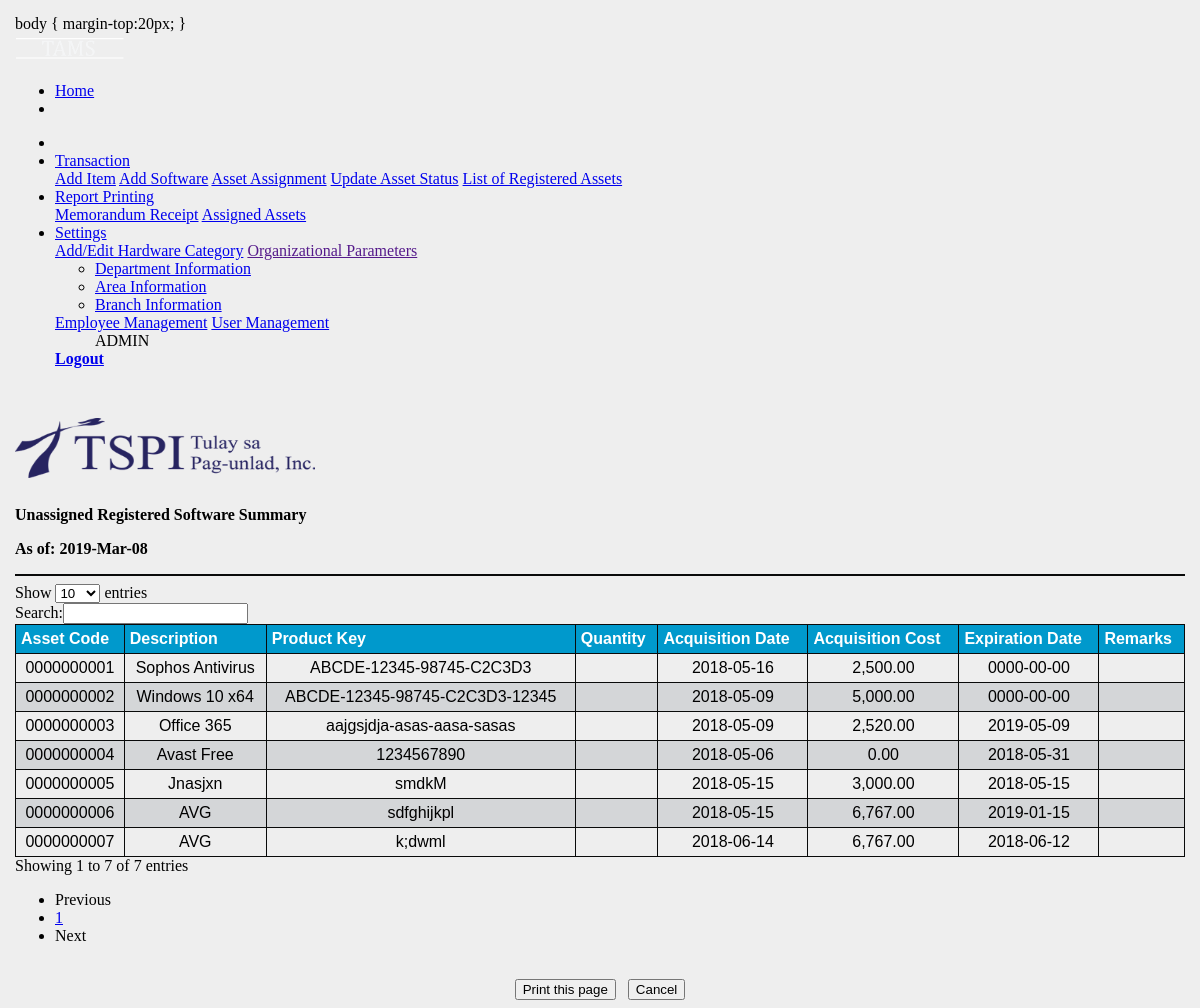
The page /reports/SoftwareAssets.php (signed in) on the database its author committed.
### tables this page shows
CREATE TABLE `tbl_swinfo` (
  `swassetid` int(10) NOT NULL,
  `swassetclass` varchar(5) NOT NULL,
  `swassetcat` varchar(20) NOT NULL,
  `swassetcode` varchar(10) NOT NULL,
  `swassetdesc` varchar(50) NOT NULL,
  `swprodkey` varchar(50) NOT NULL,
  `swacqdate` date NOT NULL,
  `swexpdate` date NOT NULL,
  `swacqcost` varchar(10) NOT NULL,
  `assetcat` varchar(20) NOT NULL,
  `swfinacode` varchar(15) NOT NULL,
  `swassigned` int(1) NOT NULL
);

### library/database.php (called while the page is built, shortened)
<?php
function dbQuery($sql)
{
	$result = mysql_query($sql) or die(mysql_error());
	return $result;
}
function dbFetchAssoc($result)
{
	return mysql_fetch_assoc($result);
}
?>

### reports/SoftwareAssets.php (the view, shortened to what this page needs)
<?php
$sqlsummary = "select * from tbl_swinfo order by swassetcode asc";
$resultsummary = dbQuery ($sqlsummary);
?>
<head>
</head>
<body>
<div class="container"
<?php include_once("include/navigation.php");?><br>
  	<p><img class="img-fluid" src="images/TSPI.png" height="60" width="300" align="left"/></p><br><br><br><br>
	<b><p>Unassigned Registered Software Summary</p></b>
	<b><p>As of: <?php echo date("Y-M-d");?></p></b>
	<hr class="line">
  <div class="table-responsive-sm">
    <table id="rpt">
	  <thead>
      <tr>
		<th>Asset Code</th>
		<th>Description</th>
		<th>Product Key</th>
		<th>Quantity</th>
        <th>Acquisition Date</th>
		<th>Acquisition Cost</th>
        <th>Expiration Date</th>
		<th>Remarks</th>
      </tr>
	  </thead>
	  </div>
		<?php
	while($row = dbFetchAssoc($resultsummary)) {
	extract($row);
	?>
	<td><center><?php echo $swclass,$swassetcode; ?></center></td>
	<td><center><?php echo ucfirst($swassetdesc); ?></center></td>
	<td><center><?php echo $swprodkey; ?></center></td>
	<td><center><?php echo $swqty; ?></center></td>
      <td><center><?php echo $swacqdate; ?></center></td>
	  <td><center><?php echo $swacqcost; ?></center></td>
	  <td><center><?php echo $swexpdate; ?></center></td>
	  <td><center><?php echo $status; ?></center></td>
	 <?php
	}
	?>
  </table><br>
<center><button onclick="myFunction()">Print this page</button>
&nbsp;&nbsp;<input name="btnCancel" type="button" id="btnCancel" class="button"  value="Cancel" onClick="window.location.href='index.php?chez=reports/assetsummary.php&tamsSummary';"></input></center>
  </div>
</body>

### reports/SoftwareAssets.php (style rules this page uses)
body { margin-top:15px; margin-left:15px; margin-right:15px;background-color:#EEEEEE; }
thead { font-family: arial;background-color: #ddccee; }
#rpt { font-family: "Trebuchet MS", Arial, Helvetica, sans-serif; border-collapse: collapse; width: 100%; }
#rpt td, #rpt th { border: 1px solid #090a0a; padding: 5px; }
#rpt th { padding-top: 5px; padding-bottom: 5px; text-align: left; background-color: #0099cc; color: white; }
.line { border: 1px solid #090a0a; }

### rows shown on the page
tbl_swinfo: swassetcode "0000000001", swassetdesc "Sophos Antivirus", swprodkey "ABCDE-12345-98745-C2C3D3", swacqdate "2018-05-16", swacqcost "2,500.00", swexpdate "0000-00-00"
tbl_swinfo: swassetcode "0000000002", swassetdesc "Windows 10 x64", swprodkey "ABCDE-12345-98745-C2C3D3-12345", swacqdate "2018-05-09", swacqcost "5,000.00", swexpdate "0000-00-00"
tbl_swinfo: swassetcode "0000000003", swassetdesc "Office 365", swprodkey "aajgsjdja-asas-aasa-sasas", swacqdate "2018-05-09", swacqcost "2,520.00", swexpdate "2019-05-09"
tbl_swinfo: swassetcode "0000000004", swassetdesc "Avast Free", swprodkey "1234567890", swacqdate "2018-05-06", swacqcost "0.00", swexpdate "2018-05-31"
tbl_swinfo: swassetcode "0000000005", swassetdesc "Jnasjxn", swprodkey "smdkM", swacqdate "2018-05-15", swacqcost "3,000.00", swexpdate "2018-05-15"
tbl_swinfo: swassetcode "0000000006", swassetdesc "AVG", swprodkey "sdfghijkpl", swacqdate "2018-05-15", swacqcost "6,767.00", swexpdate "2019-01-15"
tbl_swinfo: swassetcode "0000000007", swassetdesc "AVG", swprodkey "k;dwml", swacqdate "2018-06-14", swacqcost "6,767.00", swexpdate "2018-06-12"

### other values the page prints
$_SESSION["tams_user_type"] "ADMIN"
